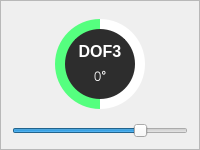
                         <widget class="QFrame" name="frame_14">
                          <property name="sizePolicy">
                           <sizepolicy hsizetype="Preferred" vsizetype="Fixed">
                            <horstretch>0</horstretch>
                            <verstretch>0</verstretch>
                           </sizepolicy>
                          </property>
                          <property name="minimumSize">
                           <size>
                            <width>0</width>
                            <height>150</height>
                           </size>
                          </property>
                          <property name="frameShape">
                           <enum>QFrame::StyledPanel</enum>
                          </property>
                          <property name="frameShadow">
                           <enum>QFrame::Raised</enum>
                          </property>
                          <layout class="QVBoxLayout" name="verticalLayout_24">
                           <item>
                            <widget class="QFrame" name="circularProgressBar_Main_3">
                             <property name="styleSheet">
                              <string notr="true">background-color: none;</string>
                             </property>
                             <property name="frameShape">
                              <enum>QFrame::NoFrame</enum>
                             </property>
                             <property name="frameShadow">
                              <enum>QFrame::Raised</enum>
                             </property>
                             <layout class="QHBoxLayout" name="horizontalLayout_16">
                              <property name="spacing">
                               <number>0</number>
                              </property>
                              <property name="leftMargin">
                               <number>0</number>
                              </property>
                              <property name="topMargin">
                               <number>0</number>
                              </property>
                              <property name="rightMargin">
                               <number>0</number>
                              </property>
                              <property name="bottomMargin">
                               <number>0</number>
                              </property>
                              <item>
                               <widget class="QFrame" name="circularProgress3">
                                <property name="sizePolicy">
                                 <sizepolicy hsizetype="Preferred" vsizetype="Preferred">
                                  <horstretch>80</horstretch>
                                  <verstretch>80</verstretch>
                                 </sizepolicy>
                                </property>
                                <property name="minimumSize">
                                 <size>
                                  <width>90</width>
                                  <height>90</height>
                                 </size>
                                </property>
                                <property name="maximumSize">
                                 <size>
                                  <width>90</width>
                                  <height>90</height>
                                 </size>
                                </property>
                                <property name="styleSheet">
                                 <string notr="true">QFrame{
	border-radius: 45px;	
	background-color: qconicalgradient(cx:0.5, cy:0.5, angle:270, stop:0.5 rgba(85,    255, 127, 255), stop:0.499 rgba(255, 255, 255, 255));
}</string>
                                </property>
                                <property name="frameShape">
                                 <enum>QFrame::NoFrame</enum>
                                </property>
                                <property name="frameShadow">
                                 <enum>QFrame::Raised</enum>
                                </property>
                                <layout class="QVBoxLayout" name="verticalLayout_22">
                                 <property name="leftMargin">
                                  <number>10</number>
                                 </property>
                                 <property name="topMargin">
                                  <number>10</number>
                                 </property>
                                 <property name="rightMargin">
                                  <number>10</number>
                                 </property>
                                 <property name="bottomMargin">
                                  <number>10</number>
                                 </property>
                                 <item>
                                  <widget class="QFrame" name="circularContainer_4">
                                   <property name="minimumSize">
                                    <size>
                                     <width>70</width>
                                     <height>70</height>
                                    </size>
                                   </property>
                                   <property name="maximumSize">
                                    <size>
                                     <width>70</width>
                                     <height>70</height>
                                    </size>
                                   </property>
                                   <property name="baseSize">
                                    <size>
                                     <width>0</width>
                                     <height>0</height>
                                    </size>
                                   </property>
                                   <property name="styleSheet">
                                    <string notr="true">QFrame{
	border-radius: 35px;	
	background-color: rgb(45, 45, 45);
}</string>
                                   </property>
                                   <property name="frameShape">
                                    <enum>QFrame::StyledPanel</enum>
                                   </property>
                                   <property name="frameShadow">
                                    <enum>QFrame::Raised</enum>
                                   </property>
                                   <layout class="QVBoxLayout" name="verticalLayout_23">
                                    <property name="spacing">
                                     <number>0</number>
                                    </property>
                                    <property name="leftMargin">
                                     <number>10</number>
                                    </property>
                                    <property name="topMargin">
                                     <number>10</number>
                                    </property>
                                    <property name="rightMargin">
                                     <number>10</number>
                                    </property>
                                    <property name="bottomMargin">
                                     <number>10</number>
                                    </property>
                                    <item>
                                     <widget class="QLabel" name="label_6">
                                      <property name="font">
                                       <font>
                                        <family>MS Shell Dlg 2</family>
                                        <pointsize>12</pointsize>
                                        <weight>9</weight>
                                        <italic>false</italic>
                                        <bold>false</bold>
                                       </font>
                                      </property>
                                      <property name="styleSheet">
                                       <string notr="true">font: 75 12pt &quot;MS Shell Dlg 2&quot;;
color: rgb(255, 255, 255);</string>
                                      </property>
                                      <property name="text">
                                       <string>&lt;html&gt;&lt;head/&gt;&lt;body&gt;&lt;p align=&quot;center&quot;&gt;&lt;span style=&quot; font-weight:600;&quot;&gt;DOF3&lt;/span&gt;&lt;/p&gt;&lt;/body&gt;&lt;/html&gt;</string>
                                      </property>
                                     </widget>
                                    </item>
                                    <item>
                                     <widget class="QLabel" name="labelPercentage3">
                                      <property name="font">
                                       <font>
                                        <family>Roboto Thin</family>
                                        <pointsize>68</pointsize>
                                       </font>
                                      </property>
                                      <property name="styleSheet">
                                       <string notr="true">background-color: none;
color: #FFFFFF</string>
                                      </property>
                                      <property name="text">
                                       <string>&lt;html&gt;&lt;head/&gt;&lt;body&gt;&lt;p align=&quot;center&quot;&gt;&lt;span style=&quot; font-size:10pt; font-weight:600;&quot;&gt;0°&lt;/span&gt;&lt;/p&gt;&lt;/body&gt;&lt;/html&gt;</string>
                                      </property>
                                      <property name="alignment">
                                       <set>Qt::AlignCenter</set>
                                      </property>
                                     </widget>
                                    </item>
                                   </layout>
                                  </widget>
                                 </item>
                                </layout>
                               </widget>
                              </item>
                             </layout>
                            </widget>
                           </item>
                           <item>
                            <widget class="QSlider" name="S3">
                             <property name="styleSheet">
                              <string notr="true"/>
                             </property>
                             <property name="minimum">
                              <number>-18400</number>
                             </property>
                             <property name="maximum">
                              <number>6000</number>
                             </property>
                             <property name="pageStep">
                              <number>10</number>
                             </property>
                             <property name="value">
                              <number>0</number>
                             </property>
                             <property name="orientation">
                              <enum>Qt::Horizontal</enum>
                             </property>
                            </widget>
                           </item>
                          </layout>
                         </widget>
